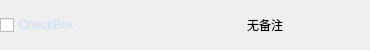
<?xml version="1.0" encoding="UTF-8"?>
<ui version="4.0">
 <class>BiaoZhuWidget</class>
 <widget class="QWidget" name="BiaoZhuWidget">
  <property name="geometry">
   <rect>
    <x>0</x>
    <y>0</y>
    <width>370</width>
    <height>50</height>
   </rect>
  </property>
  <property name="minimumSize">
   <size>
    <width>370</width>
    <height>50</height>
   </size>
  </property>
  <property name="maximumSize">
   <size>
    <width>370</width>
    <height>50</height>
   </size>
  </property>
  <property name="windowTitle">
   <string>Form</string>
  </property>
  <property name="styleSheet">
   <string notr="true">#BiaoZhuWidget:hover{
background-color: rgb(215, 215, 215);
}
*{
font: 11pt &quot;楷体&quot;;
}</string>
  </property>
  <layout class="QHBoxLayout" name="horizontalLayout">
   <property name="spacing">
    <number>0</number>
   </property>
   <property name="leftMargin">
    <number>0</number>
   </property>
   <property name="topMargin">
    <number>0</number>
   </property>
   <property name="rightMargin">
    <number>0</number>
   </property>
   <property name="bottomMargin">
    <number>0</number>
   </property>
   <item>
    <widget class="QCheckBox" name="checkBox">
     <property name="minimumSize">
      <size>
       <width>150</width>
       <height>50</height>
      </size>
     </property>
     <property name="maximumSize">
      <size>
       <width>160</width>
       <height>50</height>
      </size>
     </property>
     <property name="styleSheet">
      <string notr="true">QCheckBox
{
color: rgb(202, 221, 245);
}</string>
     </property>
     <property name="text">
      <string>CheckBox</string>
     </property>
    </widget>
   </item>
   <item>
    <widget class="QLabel" name="label">
     <property name="styleSheet">
      <string notr="true">QLabel
{
font: 11pt &quot;楷体&quot;;
}</string>
     </property>
     <property name="text">
      <string>无备注</string>
     </property>
     <property name="alignment">
      <set>Qt::AlignCenter</set>
     </property>
    </widget>
   </item>
  </layout>
 </widget>
 <resources/>
 <connections/>
</ui>
